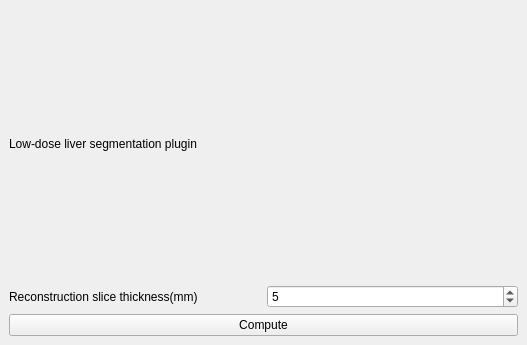
<?xml version="1.0" encoding="UTF-8"?>
<ui version="4.0">
 <class>LowDoseSegmentationController</class>
 <widget class="QWidget" name="LowDoseSegmentationController">
  <property name="geometry">
   <rect>
    <x>0</x>
    <y>0</y>
    <width>527</width>
    <height>345</height>
   </rect>
  </property>
  <property name="windowTitle">
   <string>Demo Algorithm</string>
  </property>
  <layout class="QGridLayout" name="gridLayout">
   <property name="leftMargin">
    <number>9</number>
   </property>
   <property name="topMargin">
    <number>9</number>
   </property>
   <property name="rightMargin">
    <number>9</number>
   </property>
   <property name="bottomMargin">
    <number>9</number>
   </property>
   <item row="1" column="1">
    <widget class="QSpinBox" name="spinBoxThickness">
     <property name="minimum">
      <number>1</number>
     </property>
     <property name="maximum">
      <number>10</number>
     </property>
     <property name="singleStep">
      <number>1</number>
     </property>
     <property name="value">
      <number>5</number>
     </property>
    </widget>
   </item>
   <item row="2" column="0" colspan="2">
    <widget class="QPushButton" name="pushButtonApply">
     <property name="text">
      <string>Compute</string>
     </property>
    </widget>
   </item>
   <item row="1" column="0">
    <widget class="QLabel" name="label">
     <property name="text">
      <string>Reconstruction slice thickness(mm)</string>
     </property>
    </widget>
   </item>
   <item row="0" column="0" colspan="2">
    <widget class="QLabel" name="label_2">
     <property name="text">
      <string>Low-dose liver segmentation plugin</string>
     </property>
     <property name="wordWrap">
      <bool>true</bool>
     </property>
    </widget>
   </item>
  </layout>
 </widget>
 <resources/>
 <connections/>
</ui>
